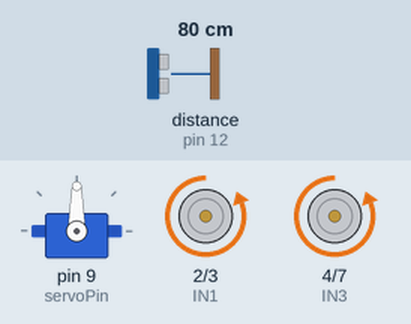
The sketch below on a simulated Arduino Uno, built with avr-gcc and run on an emulated ATmega328P. Parts: servo, motor-driver pin pairs drawn as motors (green arrow = first pin HIGH = forward, orange = second pin HIGH = backward, longer = more drive, scaled by the enable pin). Wiring (inferred from the names in the program): ultrasonic range finder: trigger pin 13; echo pin 12. The test bench sets the inputs (shaded band); at power-on: distance to the obstacle (sensor on pin 12) 80 cm. The echo pulse lasts 58.3 µs per cm.

Above: at 1.2 s.
1.3 s: distance to the obstacle (sensor on pin 12) set to 18 cm
2.8 s: distance to the obstacle (sensor on pin 12) set to 14 cm
At 3.2 s:
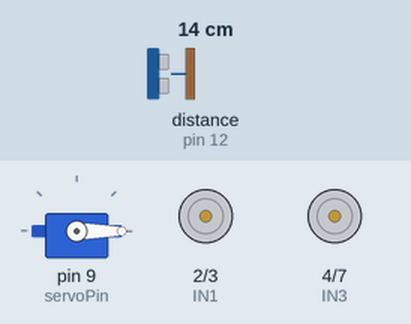
5.8 s: distance to the obstacle (sensor on pin 12) set to 35 cm
At 5.8 s:
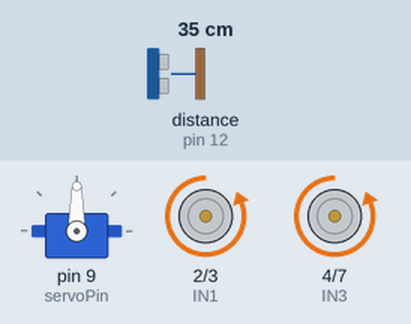
7.3 s: distance to the obstacle (sensor on pin 12) set to 2 cm
At 8.2 s:
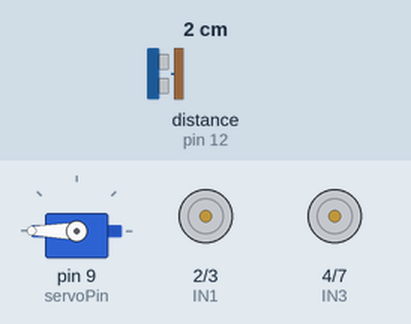
Timing chart, 0 to 11.3 s (numbered marks = the images above; inputs shaded):
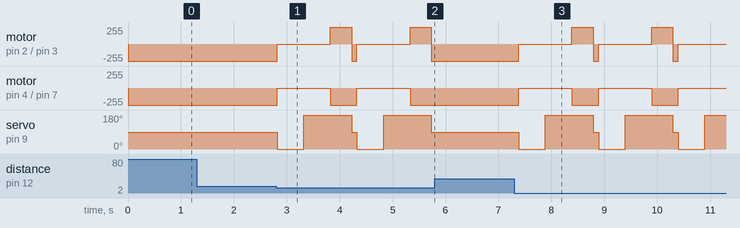

Measured:
- the behaviour switches between 16 and 15 cm on distance to the obstacle (sensor on pin 12) (found by bisection; images 0 and 1)
- after the input at 1.3 s, every drawn part: stays the same
- after the input at 2.8 s, motor on pin 2 (IN1) / pin 3 (IN2): backward 255/255 → stopped at once, → forward 255/255 1.0 s later, → backward 255/255 0.40 s later, → stopped 0.10 s later, … (6 changes in this stretch); motor on pin 4 (IN3) / pin 7 (IN4): alternates backward 255/255 for 0.50 s and stopped for 1.0 s, starting at once
- after the input at 5.8 s, motor on pin 2 (IN1) / pin 3 (IN2), motor on pin 4 (IN3) / pin 7 (IN4): stays backward 255/255 (without the input it goes to stopped after 0.03 s); servo on pin 9 (servoPin): stays 90° (without the input it goes to 0° after 0.03 s)
- after the input at 7.3 s, motor on pin 2 (IN1) / pin 3 (IN2): backward 255/255 → stopped after 0.09 s, → forward 255/255 1.0 s later, → backward 255/255 0.40 s later, → stopped 0.10 s later, … (7 changes in this stretch); motor on pin 4 (IN3) / pin 7 (IN4): alternates backward 255/255 for 0.50 s and stopped for 1.0 s, starting after 0.09 s

The sketch:

carro_robo_sozinho.ino
```cpp
/*
  Programa para o carro robo andar sozinho.
  O carro pode ser comprado em:
  http://dx.com/p/arduino-compatible-bluetooth-controlled-robot-car-kits-146418
*/
#include <Servo.h>

#define trigPin 13
#define echoPin 12
#define servoPin 9

int ENA=5;
int IN1=2; // Gira as rodas da direita para traz
int IN2=3; // Gira as rodas da direita para frente
int ENB=6;
int IN3=4; // Gira as rodas da esquerda para traz
int IN4=7; // Gira as rodas da esquerda para frente

/*
 Servo motor que fica na frente do carrinho e controla a direcao do ultrasonico.
*/
Servo cabeca;

// Inicializa os componentes do carrinho
void setup() {
  pinMode(trigPin, OUTPUT);
  pinMode(echoPin, INPUT);
  pinMode(servoPin, OUTPUT);
  cabeca.attach(servoPin);
  Serial.begin (9600);

  pinMode(ENA, OUTPUT);
  pinMode(ENB, OUTPUT);
  pinMode(IN1, OUTPUT);
  pinMode(IN2, OUTPUT);
  pinMode(IN3, OUTPUT);
  pinMode(IN4, OUTPUT);
  digitalWrite(ENA, HIGH);
  digitalWrite(ENB, HIGH);

  cabeca.write(90);
}

// Movimenta o carrinho para frente
void paraFrente() {
  digitalWrite(IN1, LOW);
  digitalWrite(IN2, HIGH);
  digitalWrite(IN3, LOW);
  digitalWrite(IN4, HIGH);
  delay(100);
}

// Movimenta o carrinho para traz
void paraTraz() {
  digitalWrite(IN1, HIGH);
  digitalWrite(IN2, LOW);
  digitalWrite(IN3, HIGH);
  digitalWrite(IN4, LOW);
  delay(100);
}

// Movimenta o carrinho para esquerda
void paraEsquerda() {
  digitalWrite(IN1, LOW);
  digitalWrite(IN2, HIGH);
  digitalWrite(IN3, HIGH);
  digitalWrite(IN4, LOW);
  delay(400);
}

// Movimenta o carrinho para direita
void paraDireita() {
  digitalWrite(IN1, HIGH);
  digitalWrite(IN2, LOW);
  digitalWrite(IN3, LOW);
  digitalWrite(IN4, HIGH);
  delay(400);
}

// Para o carrinho
void parar() {
  digitalWrite(IN1, LOW);
  digitalWrite(IN2, LOW);
  digitalWrite(IN3, LOW);
  digitalWrite(IN4, LOW);
}

/*
  Utilizando o ultrasonico que esta na frente do carrinho, verifica a distancia de algo
  na frente do carro.
*/
int obterDistancia(int qtd) {
  // Configura e obtem a distancia
  int duracao = 0, distancia = 0;
  digitalWrite(trigPin, HIGH);
  delayMicroseconds(1000);
  digitalWrite(trigPin, LOW);
  duracao = pulseIn(echoPin, HIGH);
  distancia = (duracao / 2) / 29.1;
  if (distancia <= 0 || distancia >= 200) {
    // Se nao conseguir obter a distancia, verifica mais uma vez.
    if(qtd < 3) { // Tenta verificar no maximo 3 vezes a distancia em uma direcao.
      distancia = obterDistancia(qtd++);
    } else {
      distancia = 0;
    }
  }

  // retorna a distancia em centimetros
  return distancia;
}

/*
  Esta funcao escolhe qual a melhor direcao que o carro deve seguir. Utilizando o servo motor localizado
  na frente do carrinho, verifica a distancia da direita e da esquerda, a direcao que tiver mais espaco
  sera a direcao retornada.
*/
void escolherDirecao() {
  int direita = 0, esquerda = 0;
  int distancia = obterDistancia(1);
  /*
    Se algo estiver a menos de 15cm da frente do carrinho entao para o carro e verifica
    qual direcao (direita ou esquerda) ele deve ir.
  */
  if(distancia < 15) {
    parar();
    cabeca.write(0);
    direita = obterDistancia(1);
    delay(500);

    cabeca.write(180);
    esquerda = obterDistancia(1);
    delay(500);

    if(direita >= esquerda) {
      paraDireita();
    } else if (esquerda > direita) {
      paraEsquerda();
    }

    cabeca.write(90);
  }
}

void loop() {
  //Vira o carro para a direcao que houver mais espaco
  escolherDirecao();
  //Faz o carro seguir em frente.
  paraFrente();
}
```
